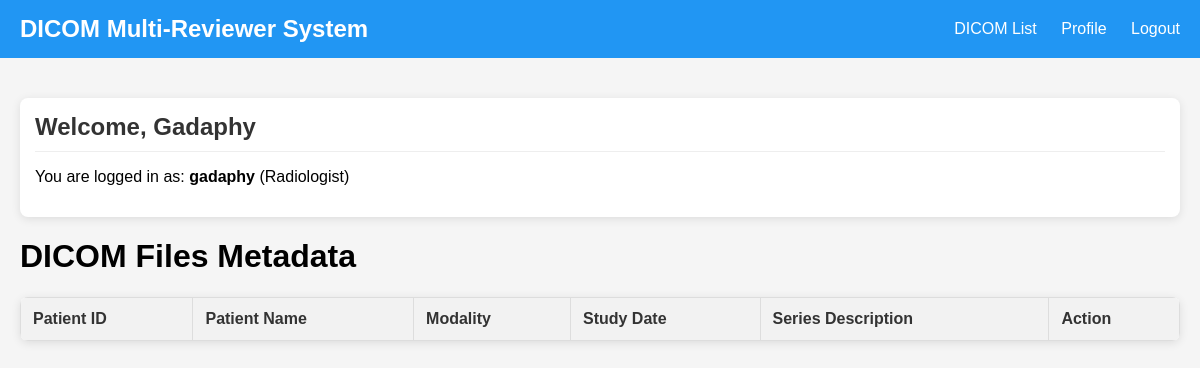
Screenshot of /dicom_list (signed in) with the database file from the repository.
### src/dicom_reviewer/models/db/user.py (models this page shows, shortened)
class User(db.Model, UserMixin):
    __tablename__ = 'users'
    id = db.Column(db.Integer, primary_key=True)
    username = db.Column(db.String(80), unique=True, nullable=False)
    password_hash = db.Column(db.String(128), nullable=False)
    email = db.Column(db.String(120), unique=True, nullable=False)
    full_name = db.Column(db.String(150), nullable=False)
    role = db.Column(db.String(20), nullable=False, default='radiologist')
    created_at = db.Column(db.DateTime, nullable=False, default=datetime.utcnow)
    last_login = db.Column(db.DateTime, nullable=True)

### src/dicom_reviewer/main.py (the view)
@app.route('/dicom_list')
@login_required
def dicom_list():
    return render_template('dicom_list.html')

### src/dicom_reviewer/main.py (called while the page is built)
@login_manager.user_loader
def load_user(user_id):
    return User.query.get(int(user_id))

### src/dicom_reviewer/templates/dicom_list.html (shortened to what this page needs)
<!DOCTYPE html>
<html>
<head>
</head>
<body>
    <div class="header">
        <h1>DICOM Multi-Reviewer System</h1>
        <div class="header-links">
            <a href="{{ url_for('dicom_list') }}">DICOM List</a>
            <a href="{{ url_for('profile') }}">Profile</a>
            <a href="{{ url_for('logout') }}">Logout</a>
        </div>
    </div>
    <div class="container">
        <div class="user-info">
            <h2>Welcome, {{ current_user.full_name }}</h2>
            <p>You are logged in as: <strong>{{ current_user.username }}</strong> ({{ current_user.role|title }})</p>
        </div>
        <h1>DICOM Files Metadata</h1>
        <table>
            <thead>
                <tr>
                    <th>Patient ID</th>
                    <th>Patient Name</th>
                    <th>Modality</th>
                    <th>Study Date</th>
                    <th>Series Description</th>
                    <th>Action</th>
                </tr>
            </thead>
        </table>
    </div>
</body>
</html>

### src/dicom_reviewer/templates/dicom_list.html (style rules this page uses)
body { font-family: Arial, sans-serif; margin: 0; padding: 0; background-color: #f5f5f5; }
.header { background-color: #2196F3; color: white; padding: 15px 20px; display: flex; justify-content: space-between; align-items: center; }
.header h1 { margin: 0; font-size: 24px; }
.header-links a { color: white; text-decoration: none; margin-left: 20px; }
.container { padding: 20px; }
table { border-collapse: collapse; width: 100%; background-color: white; box-shadow: 0 2px 10px rgba(0, 0, 0, 0.1); border-radius: 8px; overflow: hidden; }
th, td { border: 1px solid #ddd; padding: 12px; text-align: left; }
th { background-color: #f2f2f2; font-weight: 600; color: #333; }
.user-info { margin-top: 20px; background-color: white; border-radius: 8px; box-shadow: 0 2px 10px rgba(0, 0, 0, 0.1); padding: 15px; }
.user-info h2 { margin-top: 0; color: #333; border-bottom: 1px solid #eee; padding-bottom: 10px; margin-bottom: 15px; }

### rows the page displays
User: full_name "Gadaphy", username "gadaphy", role "Radiologist"
